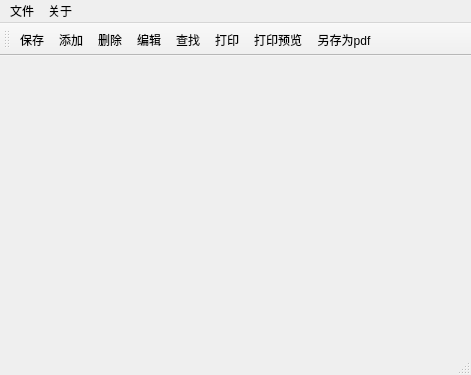
<?xml version="1.0" encoding="UTF-8"?>
<ui version="4.0">
 <class>MainWindow</class>
 <widget class="QMainWindow" name="MainWindow">
  <property name="geometry">
   <rect>
    <x>0</x>
    <y>0</y>
    <width>471</width>
    <height>375</height>
   </rect>
  </property>
  <property name="windowTitle">
   <string>ManageSystem</string>
  </property>
  <widget class="QWidget" name="centralWidget"/>
  <widget class="QMenuBar" name="menuBar">
   <property name="geometry">
    <rect>
     <x>0</x>
     <y>0</y>
     <width>471</width>
     <height>23</height>
    </rect>
   </property>
   <widget class="QMenu" name="menuFile">
    <property name="title">
     <string>文件</string>
    </property>
    <addaction name="actionOpen"/>
    <addaction name="actionCloseSystem"/>
   </widget>
   <widget class="QMenu" name="menuAbout">
    <property name="title">
     <string>关于</string>
    </property>
    <property name="separatorsCollapsible">
     <bool>false</bool>
    </property>
    <property name="toolTipsVisible">
     <bool>true</bool>
    </property>
    <addaction name="actionHelp"/>
   </widget>
   <addaction name="menuFile"/>
   <addaction name="menuAbout"/>
  </widget>
  <widget class="QToolBar" name="mainToolBar">
   <property name="toolButtonStyle">
    <enum>Qt::ToolButtonTextUnderIcon</enum>
   </property>
   <attribute name="toolBarArea">
    <enum>TopToolBarArea</enum>
   </attribute>
   <attribute name="toolBarBreak">
    <bool>false</bool>
   </attribute>
   <addaction name="actionSave"/>
   <addaction name="actionAdd"/>
   <addaction name="actionDelete"/>
   <addaction name="actionAlter"/>
   <addaction name="actionSearch"/>
   <addaction name="actionPrint"/>
   <addaction name="actionPrintPreview"/>
   <addaction name="actionPdf"/>
  </widget>
  <widget class="QStatusBar" name="statusBar"/>
  <action name="actionOpen">
   <property name="icon">
    <iconset resource="icon.qrc">
     <normaloff>:/new/prefix1/C:/Users/Herbert/Desktop/课程资料/C++软件实习/图标/document-open.png</normaloff>:/new/prefix1/C:/Users/Herbert/Desktop/课程资料/C++软件实习/图标/document-open.png</iconset>
   </property>
   <property name="text">
    <string>打开文件</string>
   </property>
  </action>
  <action name="actionSave">
   <property name="icon">
    <iconset resource="icon.qrc">
     <normaloff>:/new/prefix1/C:/Users/Herbert/Desktop/课程资料/C++软件实习/图标/document-save.png</normaloff>:/new/prefix1/C:/Users/Herbert/Desktop/课程资料/C++软件实习/图标/document-save.png</iconset>
   </property>
   <property name="text">
    <string>保存</string>
   </property>
  </action>
  <action name="actionPrint">
   <property name="icon">
    <iconset resource="icon.qrc">
     <normaloff>:/new/prefix1/C:/Users/Herbert/Desktop/课程资料/C++软件实习/图标/document-print.png</normaloff>:/new/prefix1/C:/Users/Herbert/Desktop/课程资料/C++软件实习/图标/document-print.png</iconset>
   </property>
   <property name="text">
    <string>打印</string>
   </property>
  </action>
  <action name="actionClose">
   <property name="text">
    <string>关闭文件</string>
   </property>
  </action>
  <action name="actionDelete">
   <property name="icon">
    <iconset resource="icon.qrc">
     <normaloff>:/new/prefix1/C:/Users/Herbert/Desktop/课程资料/C++软件实习/图标/list-remove.png</normaloff>:/new/prefix1/C:/Users/Herbert/Desktop/课程资料/C++软件实习/图标/list-remove.png</iconset>
   </property>
   <property name="text">
    <string>删除</string>
   </property>
  </action>
  <action name="actionAdd">
   <property name="icon">
    <iconset resource="icon.qrc">
     <normaloff>:/new/prefix1/C:/Users/Herbert/Desktop/课程资料/C++软件实习/图标/add.png</normaloff>:/new/prefix1/C:/Users/Herbert/Desktop/课程资料/C++软件实习/图标/add.png</iconset>
   </property>
   <property name="text">
    <string>添加</string>
   </property>
  </action>
  <action name="actionAlter">
   <property name="icon">
    <iconset resource="icon.qrc">
     <normaloff>:/new/prefix1/C:/Users/Herbert/Desktop/课程资料/C++软件实习/图标/edit-find.png</normaloff>:/new/prefix1/C:/Users/Herbert/Desktop/课程资料/C++软件实习/图标/edit-find.png</iconset>
   </property>
   <property name="text">
    <string>编辑</string>
   </property>
  </action>
  <action name="actionSearch">
   <property name="icon">
    <iconset resource="icon.qrc">
     <normaloff>:/new/prefix1/C:/Users/Herbert/Desktop/课程资料/C++软件实习/图标/stock_zoom-page.png</normaloff>:/new/prefix1/C:/Users/Herbert/Desktop/课程资料/C++软件实习/图标/stock_zoom-page.png</iconset>
   </property>
   <property name="text">
    <string>查找</string>
   </property>
  </action>
  <action name="actionCloseSystem">
   <property name="icon">
    <iconset resource="icon.qrc">
     <normaloff>:/new/prefix1/C:/Users/Herbert/Desktop/课程资料/C++软件实习/图标/application-exit.png</normaloff>:/new/prefix1/C:/Users/Herbert/Desktop/课程资料/C++软件实习/图标/application-exit.png</iconset>
   </property>
   <property name="text">
    <string>关闭系统</string>
   </property>
  </action>
  <action name="actionPrintPreview">
   <property name="icon">
    <iconset resource="icon.qrc">
     <normaloff>:/new/prefix1/C:/Users/Herbert/Desktop/课程资料/C++软件实习/图标/document-print-preview.png</normaloff>:/new/prefix1/C:/Users/Herbert/Desktop/课程资料/C++软件实习/图标/document-print-preview.png</iconset>
   </property>
   <property name="text">
    <string>打印预览</string>
   </property>
  </action>
  <action name="actionPdf">
   <property name="icon">
    <iconset resource="icon.qrc">
     <normaloff>:/new/prefix1/C:/Users/Herbert/Desktop/课程资料/C++软件实习/图标/stock_new-tab.png</normaloff>:/new/prefix1/C:/Users/Herbert/Desktop/课程资料/C++软件实习/图标/stock_new-tab.png</iconset>
   </property>
   <property name="text">
    <string>另存为pdf</string>
   </property>
  </action>
  <action name="actionSacveAs">
   <property name="text">
    <string>saveAs</string>
   </property>
  </action>
  <action name="actionPicture">
   <property name="text">
    <string>另存为图片</string>
   </property>
  </action>
  <action name="actionExcel">
   <property name="icon">
    <iconset resource="icon.qrc">
     <normaloff>:/new/prefix1/C:/Users/Herbert/Desktop/课程资料/C++软件实习/图标/document-save-as.png</normaloff>:/new/prefix1/C:/Users/Herbert/Desktop/课程资料/C++软件实习/图标/document-save-as.png</iconset>
   </property>
   <property name="text">
    <string>另存为excel</string>
   </property>
  </action>
  <action name="actionHelp">
   <property name="icon">
    <iconset resource="icon.qrc">
     <normaloff>:/new/prefix1/C:/Users/Herbert/Desktop/课程资料/C++软件实习/图标/gtk-help.png</normaloff>:/new/prefix1/C:/Users/Herbert/Desktop/课程资料/C++软件实习/图标/gtk-help.png</iconset>
   </property>
   <property name="text">
    <string>说明</string>
   </property>
  </action>
 </widget>
 <layoutdefault spacing="6" margin="11"/>
 <resources>
  <include location="icon.qrc"/>
 </resources>
 <connections/>
</ui>
